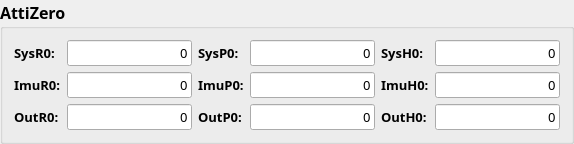
        <widget class="QGroupBox" name="groupBox_3">
         <property name="font">
          <font>
           <family>微软雅黑</family>
           <pointsize>12</pointsize>
           <weight>75</weight>
           <bold>true</bold>
          </font>
         </property>
         <property name="title">
          <string>AttiZero</string>
         </property>
         <layout class="QGridLayout" name="gridLayout">
          <item row="0" column="0">
           <widget class="QLabel" name="label_32">
            <property name="font">
             <font>
              <family>微软雅黑</family>
              <pointsize>10</pointsize>
              <weight>75</weight>
              <bold>true</bold>
             </font>
            </property>
            <property name="text">
             <string>SysR0:</string>
            </property>
           </widget>
          </item>
          <item row="0" column="1">
           <widget class="QLineEdit" name="lineEdit_SysR0">
            <property name="font">
             <font>
              <pointsize>10</pointsize>
              <weight>50</weight>
              <bold>false</bold>
             </font>
            </property>
            <property name="text">
             <string>0</string>
            </property>
            <property name="alignment">
             <set>Qt::AlignRight|Qt::AlignTrailing|Qt::AlignVCenter</set>
            </property>
           </widget>
          </item>
          <item row="0" column="2">
           <widget class="QLabel" name="label_SysP0">
            <property name="font">
             <font>
              <family>微软雅黑</family>
              <pointsize>10</pointsize>
              <weight>75</weight>
              <bold>true</bold>
             </font>
            </property>
            <property name="text">
             <string>SysP0:</string>
            </property>
           </widget>
          </item>
          <item row="0" column="3">
           <widget class="QLineEdit" name="lineEdit_SysP0">
            <property name="font">
             <font>
              <pointsize>10</pointsize>
              <weight>50</weight>
              <bold>false</bold>
             </font>
            </property>
            <property name="text">
             <string>0</string>
            </property>
            <property name="alignment">
             <set>Qt::AlignRight|Qt::AlignTrailing|Qt::AlignVCenter</set>
            </property>
           </widget>
          </item>
          <item row="0" column="4">
           <widget class="QLabel" name="label_SysH0">
            <property name="font">
             <font>
              <family>微软雅黑</family>
              <pointsize>10</pointsize>
              <weight>75</weight>
              <bold>true</bold>
             </font>
            </property>
            <property name="text">
             <string>SysH0:</string>
            </property>
           </widget>
          </item>
          <item row="0" column="5">
           <widget class="QLineEdit" name="lineEdit_SysH0">
            <property name="font">
             <font>
              <pointsize>10</pointsize>
              <weight>50</weight>
              <bold>false</bold>
             </font>
            </property>
            <property name="text">
             <string>0</string>
            </property>
            <property name="alignment">
             <set>Qt::AlignRight|Qt::AlignTrailing|Qt::AlignVCenter</set>
            </property>
           </widget>
          </item>
          <item row="1" column="0">
           <widget class="QLabel" name="label_34">
            <property name="font">
             <font>
              <family>微软雅黑</family>
              <pointsize>10</pointsize>
              <weight>75</weight>
              <bold>true</bold>
             </font>
            </property>
            <property name="text">
             <string>ImuR0:</string>
            </property>
           </widget>
          </item>
          <item row="1" column="1">
           <widget class="QLineEdit" name="lineEdit_ImuR0">
            <property name="font">
             <font>
              <pointsize>10</pointsize>
              <weight>50</weight>
              <bold>false</bold>
             </font>
            </property>
            <property name="text">
             <string>0</string>
            </property>
            <property name="alignment">
             <set>Qt::AlignRight|Qt::AlignTrailing|Qt::AlignVCenter</set>
            </property>
           </widget>
          </item>
          <item row="1" column="2">
           <widget class="QLabel" name="label_36">
            <property name="font">
             <font>
              <family>微软雅黑</family>
              <pointsize>10</pointsize>
              <weight>75</weight>
              <bold>true</bold>
             </font>
            </property>
            <property name="text">
             <string>ImuP0:</string>
            </property>
           </widget>
          </item>
          <item row="1" column="3">
           <widget class="QLineEdit" name="lineEdit_ImuP0">
            <property name="font">
             <font>
              <pointsize>10</pointsize>
              <weight>50</weight>
              <bold>false</bold>
             </font>
            </property>
            <property name="text">
             <string>0</string>
            </property>
            <property name="alignment">
             <set>Qt::AlignRight|Qt::AlignTrailing|Qt::AlignVCenter</set>
            </property>
           </widget>
          </item>
          <item row="1" column="4">
           <widget class="QLabel" name="label_37">
            <property name="font">
             <font>
              <family>微软雅黑</family>
              <pointsize>10</pointsize>
              <weight>75</weight>
              <bold>true</bold>
             </font>
            </property>
            <property name="text">
             <string>ImuH0:</string>
            </property>
           </widget>
          </item>
          <item row="1" column="5">
           <widget class="QLineEdit" name="lineEdit_ImuH0">
            <property name="font">
             <font>
              <pointsize>10</pointsize>
              <weight>50</weight>
              <bold>false</bold>
             </font>
            </property>
            <property name="text">
             <string>0</string>
            </property>
            <property name="alignment">
             <set>Qt::AlignRight|Qt::AlignTrailing|Qt::AlignVCenter</set>
            </property>
           </widget>
          </item>
          <item row="2" column="0">
           <widget class="QLabel" name="label_39">
            <property name="font">
             <font>
              <family>微软雅黑</family>
              <pointsize>10</pointsize>
              <weight>75</weight>
              <bold>true</bold>
             </font>
            </property>
            <property name="text">
             <string>OutR0:</string>
            </property>
           </widget>
          </item>
          <item row="2" column="1">
           <widget class="QLineEdit" name="lineEdit_OutR0">
            <property name="font">
             <font>
              <pointsize>10</pointsize>
              <weight>50</weight>
              <bold>false</bold>
             </font>
            </property>
            <property name="text">
             <string>0</string>
            </property>
            <property name="alignment">
             <set>Qt::AlignRight|Qt::AlignTrailing|Qt::AlignVCenter</set>
            </property>
           </widget>
          </item>
          <item row="2" column="2">
           <widget class="QLabel" name="label_38">
            <property name="font">
             <font>
              <family>微软雅黑</family>
              <pointsize>10</pointsize>
              <weight>75</weight>
              <bold>true</bold>
             </font>
            </property>
            <property name="text">
             <string>OutP0:</string>
            </property>
           </widget>
          </item>
          <item row="2" column="3">
           <widget class="QLineEdit" name="lineEdit_OutP0">
            <property name="font">
             <font>
              <pointsize>10</pointsize>
              <weight>50</weight>
              <bold>false</bold>
             </font>
            </property>
            <property name="text">
             <string>0</string>
            </property>
            <property name="alignment">
             <set>Qt::AlignRight|Qt::AlignTrailing|Qt::AlignVCenter</set>
            </property>
           </widget>
          </item>
          <item row="2" column="4">
           <widget class="QLabel" name="label_40">
            <property name="font">
             <font>
              <family>微软雅黑</family>
              <pointsize>10</pointsize>
              <weight>75</weight>
              <bold>true</bold>
             </font>
            </property>
            <property name="text">
             <string>OutH0:</string>
            </property>
           </widget>
          </item>
          <item row="2" column="5">
           <widget class="QLineEdit" name="lineEdit_OutH0">
            <property name="font">
             <font>
              <pointsize>10</pointsize>
              <weight>50</weight>
              <bold>false</bold>
             </font>
            </property>
            <property name="text">
             <string>0</string>
            </property>
            <property name="alignment">
             <set>Qt::AlignRight|Qt::AlignTrailing|Qt::AlignVCenter</set>
            </property>
           </widget>
          </item>
         </layout>
        </widget>
